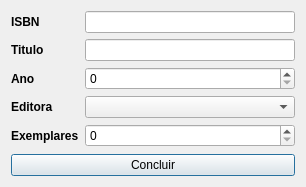
<?xml version="1.0" encoding="UTF-8"?>
<ui version="4.0">
 <class>frmCad_Revista</class>
 <widget class="QDialog" name="frmCad_Revista">
  <property name="geometry">
   <rect>
    <x>0</x>
    <y>0</y>
    <width>306</width>
    <height>187</height>
   </rect>
  </property>
  <property name="windowTitle">
   <string>Revista</string>
  </property>
  <layout class="QVBoxLayout" name="verticalLayout">
   <item>
    <layout class="QFormLayout" name="formLayout">
     <item row="0" column="0">
      <widget class="QLabel" name="isbnLabel">
       <property name="font">
        <font>
         <weight>75</weight>
         <bold>true</bold>
        </font>
       </property>
       <property name="text">
        <string>ISBN</string>
       </property>
      </widget>
     </item>
     <item row="0" column="1">
      <widget class="QLineEdit" name="isbnLineEdit"/>
     </item>
     <item row="1" column="0">
      <widget class="QLabel" name="tituloLabel">
       <property name="font">
        <font>
         <weight>75</weight>
         <bold>true</bold>
        </font>
       </property>
       <property name="text">
        <string>Titulo</string>
       </property>
      </widget>
     </item>
     <item row="1" column="1">
      <widget class="QLineEdit" name="tituloLineEdit"/>
     </item>
     <item row="2" column="0">
      <widget class="QLabel" name="anoLabel">
       <property name="font">
        <font>
         <weight>75</weight>
         <bold>true</bold>
        </font>
       </property>
       <property name="text">
        <string>Ano</string>
       </property>
      </widget>
     </item>
     <item row="2" column="1">
      <widget class="QSpinBox" name="anoSpinBox"/>
     </item>
     <item row="3" column="0">
      <widget class="QLabel" name="editoraLabel">
       <property name="font">
        <font>
         <weight>75</weight>
         <bold>true</bold>
        </font>
       </property>
       <property name="text">
        <string>Editora</string>
       </property>
      </widget>
     </item>
     <item row="3" column="1">
      <widget class="QComboBox" name="editoraComboBox"/>
     </item>
     <item row="4" column="0">
      <widget class="QLabel" name="label">
       <property name="font">
        <font>
         <weight>75</weight>
         <bold>true</bold>
        </font>
       </property>
       <property name="text">
        <string>Exemplares</string>
       </property>
      </widget>
     </item>
     <item row="4" column="1">
      <widget class="QSpinBox" name="exemplaresSpinBox"/>
     </item>
    </layout>
   </item>
   <item>
    <layout class="QHBoxLayout" name="horizontalLayout">
     <item>
      <widget class="QPushButton" name="concluirPushButton">
       <property name="text">
        <string>Concluir</string>
       </property>
      </widget>
     </item>
    </layout>
   </item>
  </layout>
 </widget>
 <resources/>
 <connections/>
</ui>
